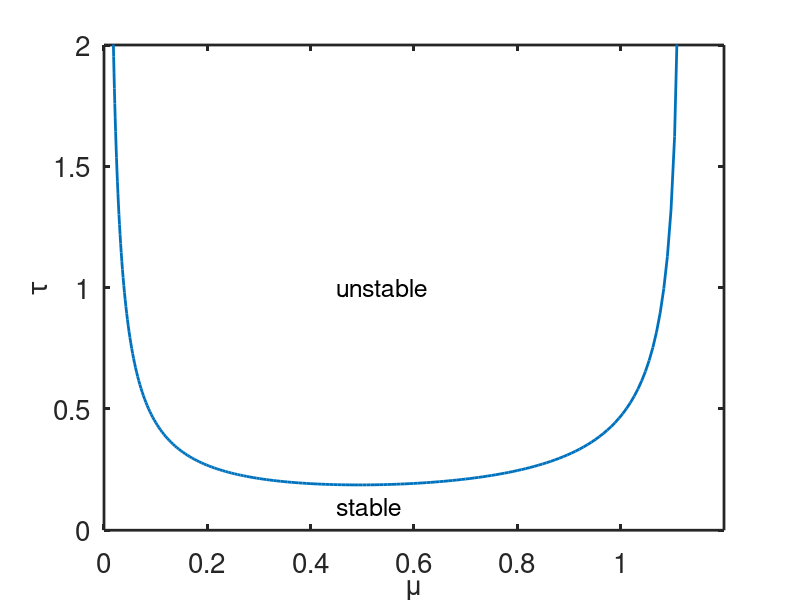

MATLAB code for this plot:

%    -------------------------------------------------------------------
%
%     Make \mu-\tau bifurcation curves in the Layton model of
%     tubuloglomerular oscillations.
%
%     For Chapter 17, Section 17.2 of
%     Keener and Sneyd, Mathematical Physiology, 3rd Edition, Springer.
%
%     Written by James Keener and James Sneyd.
%
%    -------------------------------------------------------------------

function tgo2

clear all
close all
clc

set(0,                           ...
   'defaultaxesfontsize', 20,   ...
   'defaultaxeslinewidth', 2.0, ...
   'defaultlinelinewidth', 2.0);

global k mu gamma

%parameters
kbar = 0.5;
cbar = exp(-kbar);
a = 10;
kk = 0;
for k = 0.1:.002:2.1
    c = exp(-k);
    F = 1+tanh(a*(cbar-c));
    Fp = -a*(1/cosh(a*(cbar-c)))^2;

    mu = k*F;
    gamma = -k*Fp*c;
    kk = kk + 1;
    options = optimset('Display','off');
    T(kk) =  fsolve(@Feval,1,options);
    U(kk) = mu;
end

dum=[U' T'];
%save('tgo.dat','-ascii','dum')
figure(1)
    plot(U,T);
    axis([0 1.2 0 2])
    xlabel('\mu','fontsize',20)
    ylabel('\tau','fontsize',20)
    text(.45,1,'unstable','fontsize',18)
    text(.45,.1, 'stable','fontsize',18)


end % of main


%%
function out = Feval(tau)
    global k mu gamma
    w = pi./(tau +k/(2*mu));
    crv = w./(2*sin(k*w/(2*mu)))-gamma;
    out = crv;
end
